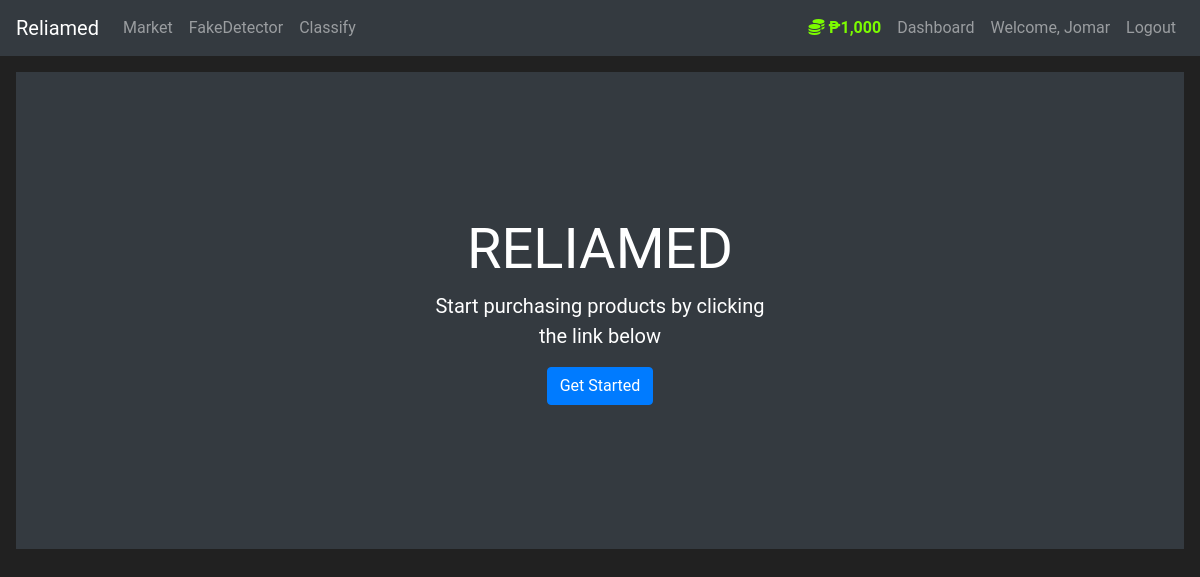
Before: /home (signed in) with the older database file.
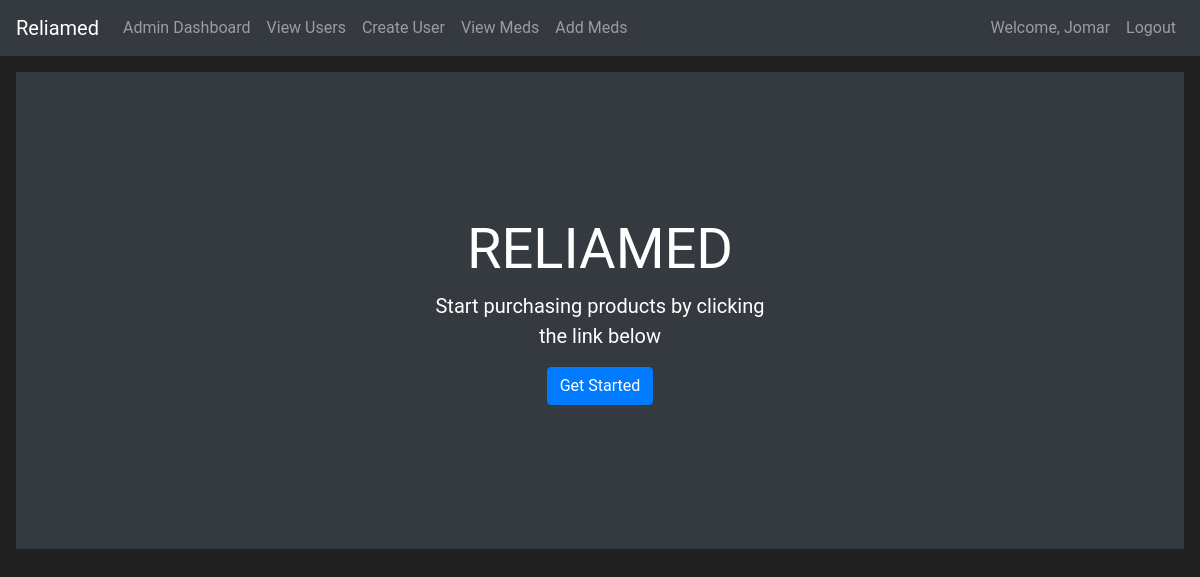
After: the same page with the newer database file.
### reliamed/models.py (models this page shows, shortened)
class User(db.Model, UserMixin):
    id = db.Column(db.Integer, primary_key=True)
    username = db.Column(db.String(length=30), nullable=False, unique=True)
    email_address = db.Column(db.String(length=50), nullable=False, unique=True)
    password_hash = db.Column(db.String(length=60), nullable=False)
    budget = db.Column(db.Integer, nullable=False, default=1000)
    is_admin = db.Column(db.Boolean, default=False) # added column in User table | Used for checking if user is admin or not
    products = db.relationship('Pharmaceuticals', backref='owned_user', lazy=True)  # Ensure this line is added
    profile_pic = db.Column(db.String(), nullable=True)
    @property
    def prettier_budget(self):
        if len(str(self.budget)) >= 4:
            return f'₱{str(self.budget)[:-3]},{str(self.budget)[-3:]}'
        else:
            return f"₱{self.budget}"
    @property
    def password(self):
        raise AttributeError('password is not a readable attribute.')

### reliamed/routes.py (the view)
@app.route('/')
@app.route('/home')
def home_page():
    return render_template('user/home.html')

### reliamed/models.py (called while the page is built)
@login_manager.user_loader
def load_user(user_id):
    return User.query.get(int(user_id))

### reliamed/routes.py (called while the page is built)
@app.after_request
def add_cache_control_headers(response):
    response.headers['Cache-Control'] = 'no-store, no-cache, must-revalidate, post-check=0, pre-check=0, max-age=0'
    response.headers['Pragma'] = 'no-cache'
    response.headers['Expires'] = '-1'
    return response

### reliamed/templates/user/home.html (shortened to what this page needs)
{% extends 'base.html' %}
{% block content %}
    <div class="position-relative overflow-hidden p-3 p-md-5 m-md-3 text-center bg-dark" style="color:white">
        <div class="col-md-5 p-lg-5 mx-auto my-5">
            <h1 class="display-4 font-weight-normal">RELIAMED</h1>
            <p class="lead font-weight-normal">Start purchasing products by clicking the link below</p>
            <a class="btn btn-primary" href="{{ url_for('market_page') }}">Get Started</a>
        </div>
    </div>
{% endblock %}

### reliamed/templates/base.html (shortened to what this page needs)
<!doctype html>
<html lang="en">
   <head>
      <link rel="stylesheet" href="https://cdn.jsdelivr.net/npm/bootstrap@4.5.3/dist/css/bootstrap.min.css">
   </head>
   <body>
    <nav class="navbar navbar-expand-md navbar-dark bg-dark">
      <a class="navbar-brand" href="#">Reliamed</a>
      <div class="collapse navbar-collapse" id="navbarNav">
        <ul class="navbar-nav mr-auto">
            {% if current_user.is_authenticated and current_user.is_admin %}
            <li class="nav-item">
                <a class="nav-link" href="{{ url_for('admin_home') }}">Admin Dashboard</a>
            </li>
            <li class="nav-item">
                <a class="nav-link" href="{{ url_for('view_users') }}">View Users</a>
            </li>
            <li class="nav-item">
                <a class="nav-link" href="{{ url_for('create_user') }}">Create User</a>
            </li>
            <li class="nav-item">
                <a class="nav-link" href="{{ url_for('view_medicines') }}">View Meds</a>
            </li>
            <li class="nav-item">
                <a class="nav-link" href="{{ url_for('add_medicine') }}">Add Meds</a>
            </li>
            {% elif current_user.is_authenticated %}
            <li class="nav-item">
                <a class="nav-link" href="{{ url_for('market_page') }}">Market</a>
            </li>
            <li class="nav-item">
                <a class="nav-link" href="#">FakeDetector</a>
            </li>
            <li class="nav-item">
                <a class="nav-link" href="{{ url_for('predict') }}">Classify</a>
            </li>
            {% endif %}
        </ul>
          {% if current_user.is_authenticated %}
            <ul class="navbar-nav">
                {% if not current_user.is_admin %}
                <li class="nav-item">
                    <a class="nav-link" style="color: lawngreen; font-weight: bold">
                        <i class="fas fa-coins"></i>
                        {{ current_user.prettier_budget }}
                    </a>
                </li>
                <li class="nav-item">
                    <a class="nav-link" href="{{ url_for('dashboard') }}">Dashboard</a>
                </li>
                {% endif %}
                <li class="nav-item">
                    <a class="nav-link">Welcome, {{ current_user.username }}</a>
                </li>
                <li class="nav-item">
                    <a class="nav-link" href="{{ url_for('logout_page') }}">Logout</a>
                </li>
            </ul>
          {% endif %}
      </div>
    </nav>
      {% block content %}
      {% endblock %}
   </body>
</html>

Changed rows visible on the page:
changed User "Jomar": is_admin False → True (drawn); prettier_budget "₱1,000" → (not shown)
Other visible differences:
text no longer shown: "Market FakeDetector Classify Dashboard"
text now shown: "Admin Dashboard View Users Create User View Meds Add Meds"
